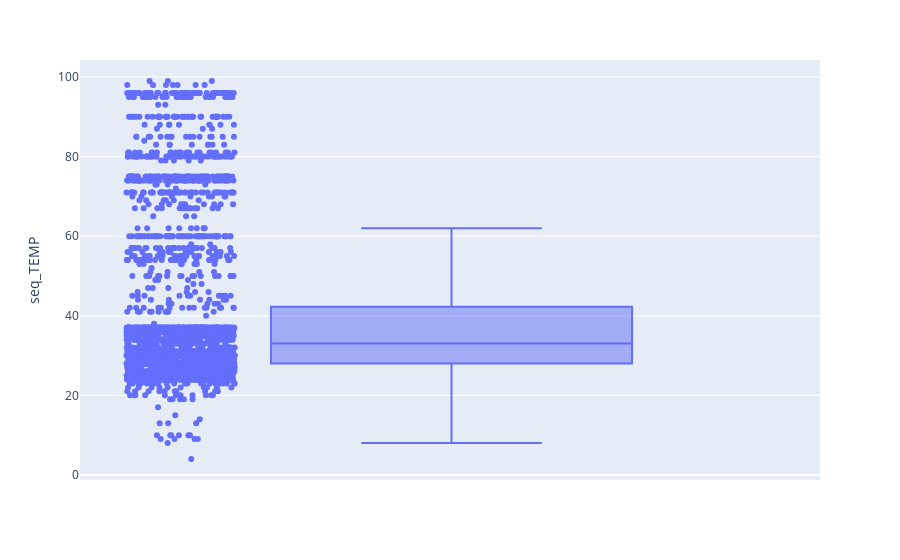

The code cell stored with this chart in its notebook:
### Code cell
temp = data["seq_TEMP"]
fig = px.box(data,y="seq_TEMP",points="all")
fig.show()

### Figure 1 — Plotly figure (JSON) as saved in the notebook; plotly's stock layout.template omitted (floating-point values rounded to 4 significant figures; data arrays with more than 128 entries replaced by an {"elided": "..."} marker saying what was removed)
{"data": [{"alignmentgroup": "True", "boxpoints": "all", "hovertemplate": "seq_TEMP=%{y}<extra></extra>", "legendgroup": "", "marker": {"color": "#636efa"}, "name": "", "notched": false, "offsetgroup": "", "orientation": "v", "showlegend": false, "type": "box", "x0": " ", "xaxis": "x", "y": {"elided": "2917 int values"}, "y0": " ", "yaxis": "y"}], "layout": {"boxmode": "group", "legend": {"tracegroupgap": 0}, "margin": {"t": 60}, "xaxis": {"anchor": "y", "domain": [0, 1]}, "yaxis": {"anchor": "x", "domain": [0, 1], "title": {"text": "seq_TEMP"}}}}
